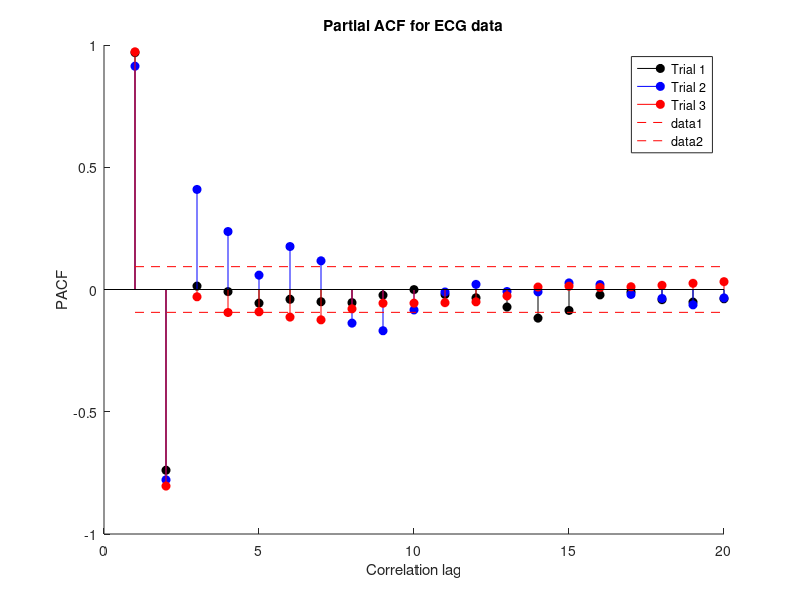
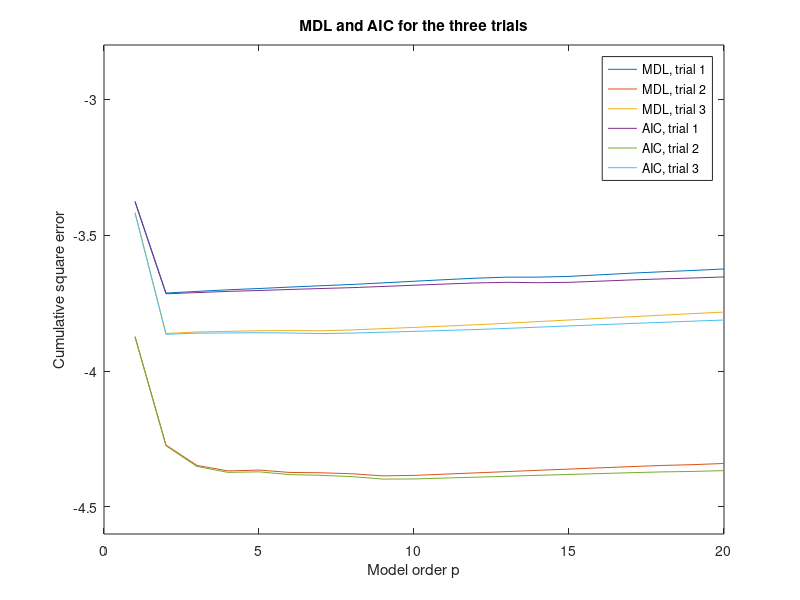

The MATLAB source for these figures, in order:
load RRI_r_e.mat %load both emads and raweeds data

o=20;       %max order
p=[1:o];    %Model orders

%1)_PACF________________________________________________________________________

PACF_1=[]; %will store store partial ACF for trial 1
for i=1:o,
    
    [a,e1(i)]=aryule(detrend(RRI_trial_1_e),i);
    PACF_1=[PACF_1;-a(1,i+1)];
    
end


PACF_2=[]; %will store store partial ACF for trial 2
for i=1:o,
    
    [a,e2(i)]=aryule(detrend(RRI_trial_2_r),i);
    PACF_2=[PACF_2;-a(1,i+1)];
    
end


PACF_3=[]; %will store store partial ACF for trial 3
for i=1:o,
    
    [a,e3(i)]=aryule(detrend(RRI_trial_3_e),i);
    PACF_3=[PACF_3;-a(1,i+1)];
    
end

figure(1)
hold on
stem(PACF_1, 'filled', 'black')
stem(PACF_2, 'filled', 'blue')
stem(PACF_3, 'filled', 'red')
legend('Trial 1','Trial 2','Trial 3', 'location', 'northeast')


%95% confidence interval assuming sample length 440, even though trial 2
%is 580 long. this is just for simplicity on the graph.
conf = 1.96/sqrt(440); 
plot([1,o],[conf conf],'r--', [1,o],[-conf -conf],'r--')
hold off

title(['Partial ACF for ECG data'])
xlabel('Correlation lag')
ylabel('PACF')

%2)_MDL,AIC______________________________________________________________________
figure(2)
%trial 1
N=length(RRI_trial_1_e);
MDL1=log10(e1)+p.*(log10(N)/N);
AIC1=log10(e1)+p.*(2/N);

%trial 2
N=length(RRI_trial_2_r);
MDL2=log10(e2)+p.*(log10(N)/N);
AIC2=log10(e2)+p.*(2/N);

%trial 2
N=length(RRI_trial_3_e);
MDL3=log10(e3)+p.*(log10(N)/N);
AIC3=log10(e3)+p.*(2/N);

plot(p,MDL1, p, MDL2+0.5, p, MDL3, p, AIC1, p, AIC2+0.5, p, AIC3)
legend('MDL, trial 1', 'MDL, trial 2', 'MDL, trial 3', 'AIC, trial 1', 'AIC, trial 2', 'AIC, trial 3')
title('MDL and AIC for the three trials')
xlabel('Model order p')
ylabel('Cumulative square error')
ylim([-4.6, -2.8])




